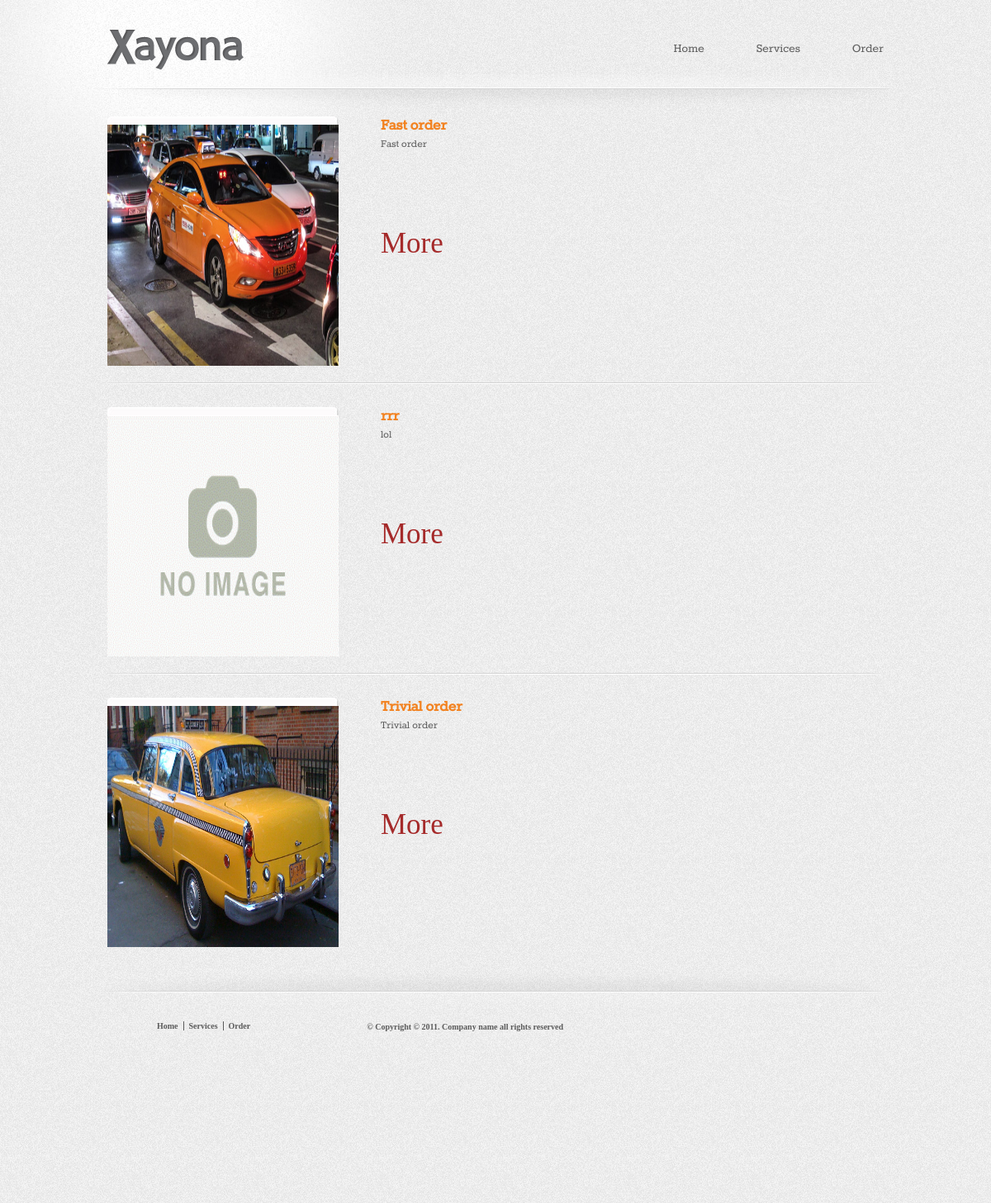
/services, run on the app's committed database.
### tables this page shows
CREATE TABLE `service` (
  `id` int(10) UNSIGNED NOT NULL,
  `description` varchar(200) NOT NULL,
  `content` text NOT NULL,
  `price` decimal(10,0) UNSIGNED NOT NULL,
  `img` varchar(200) NOT NULL DEFAULT 'no-image.png',
  `name` varchar(50) NOT NULL
);

### controller/RenderTemplate.php (called while the page is built, shortened)
<?php
abstract class RenderTemplate
{
    public function render($path, $args1 = [], $args2 = [])
    {
        extract($args1);
        extract($args2);
        require_once $path;
        $html = ob_get_clean();
        return $html;
    }
}

### controller/Controller.php (called while the page is built, shortened)
<?php
class Controller extends RenderTemplate
{
    private $model;
    function __construct() {
        $this->model = new Model();
    }
    public function services($id = null)
    {
        if (!isset($id)) {
            $service_list = $this->model->get_services();
            $html = $this->render('view/services.php', $service_list);
        } else {
            $service_list = $this->model->get_one_service($id);
            $html = $this->render('view/one_service.php', $service_list);
        }
        return $html;
    }
}

### route/routing.php (called while the page is built, shortened)
<?php
$host = explode('?', $_SERVER['REQUEST_URI'])[0];
$num = substr_count($host, '/');
$uri = explode('/', $host)[$num];
if ($uri === '' || $uri === 'index.php') {
    $controller = new Controller();
    $response = $controller->home();
    return $response;
} elseif ($uri === 'services') {
    $controller = new Controller();
    $id = null;
    $response = $controller->services($id);
    return $response;
} elseif ($uri === 'order') {
    $controller = new Controller();
    $response = $controller->order();
    return $response;
} elseif ($uri === 'register') {
    $controller = new Controller();
    $response = $controller->register();
    return $response;
} elseif ($uri === 'login') {
    $controller = new Controller();
    $response = $controller->login();
    return $response;
} elseif ($uri === 'logout') {
    $controller = new Controller();
    $response = $controller->logout();
    return $response;
} else {
    echo '404';die;
}

### model/Service.php (called while the page is built, shortened)
<?php
class Service {
    function __construct($id, $name, $description, $content, $img) {
        $this->id = $id;
        $this->name = $name;
        $this->description = $description;
        $this->img = $img;
    }
}

### inc/DB.php (called while the page is built, shortened)
<?php
class DB
{
    public $link;
    private function connect()
    {
        $config = require_once __dir__ . '/../conf/db_conf.php';
        $dsn = 'mysql:host=' . $config['host'] . ';dbname=' . $config['db_name'] . ';charset=' . $config['charset'];
        try {
            $this->link = new PDO($dsn, $config['user'], $config['pass']);
        } catch (Exception $exc) {
            echo $exc->getMessage();
            die();
        }
    }
    private function queryPrepare($query, $id =null)
    {
        $result = $this->link->prepare($query);
        $result_exe = isset($id) ? $result->execute([$id]) : $result->execute();
        $result->setFetchMode(PDO::FETCH_ASSOC);
        return $result;
    }
    public function getAll($query)
    {
        $result = $this->queryPrepare($query);
        $response = $result->fetchAll();
        return $response;
    }
}

### conf/db_conf.php (called while the page is built)
<?php
return [
    'host' => '127.0.0.1',
    'db_name' => 'taxi-jptvr15',
    'user' => 'root',
    'pass' => '',
    'charset' => 'utf8'
];

### model/Model.php (called while the page is built, shortened)
<?php
class Model
{
    public $db;
    function __construct() {
        $this->db = new DB();
    }
    public function get_services()
    {
        $query = 'SELECT * FROM service ORDER BY name';
        $rows = $this->db->getAll($query);
        $services_arr = [];
        foreach ($rows as $row) {
            $service = new Service($row["id"], $row["name"], $row["description"], $row["content"], $row["img"], $row["price"]);
            $services_arr[] = $service;
        }
        return $services_arr;
    }
}

### view/services.php (the view, shortened to what this page needs)
<ul>
    <?php foreach ($args1 as $service): ?>
        <li>
                <div class="featured">
                        <img class="service-img" src="public/images/<?= $service->img; ?>" alt=""/>
                </div>
                <div>
                        <h3><?= $service->name; ?></h3>
                        <?= "<p>{$service->description}</p>"; ?>
                        <a href="services?id=<?= $service->id ?>" class="more-btn">More</a>
                </div>
        </li>
    <?php endforeach; ?>
</ul>
<?php
require_once 'view/templates/layout.php';

### public/css/style.css (style rules this page uses)
body { margin:0; background:url(../images/bg-body.jpg); }
a { text-decoration: none; }
.body h3 { font-family: 'RokkittRegular'; font-size:16px; font-weight:bold; color:#636363; margin:15px 0 0; line-height:21px; }
.body p { font-family: 'RokkittRegular'; font-size:16px; text-align:justify; color:#636363; margin:0 0 20px; line-height:21px; }
.body ul { list-style:none; margin:0; padding:0; overflow:hidden; }
.body ul li:first-child { background:none; padding:0 0 30px; }
.body ul li { overflow:hidden; background:url(../images/separator.jpg) no-repeat center top; padding:30px 0; }
.body ul li div.featured { background:url(../images/interface.jpg) no-repeat 0 -68px; width:281px; height:292px; text-align: center; margin:0; }
.body ul li div.featured img { margin:10px 0 0 -3px; border:0; }
.body ul li div { float:left; margin:0 0 0 50px; width:609px; }
.body ul li div h3 { margin:0; font-size:20px; font-weight:bold; font-family: 'RokkittRegular'; color:#f28220; line-height:22px; }
.body ul li div p { line-height:22px; font-family: 'RokkittRegular'; font-size:14px; color:#5D5D5D; padding:0 0 90px; margin:0; }
.service-img { width: 100%; height: 100%; }
.more-btn { font-size: 35px; color: brown; }

### data on the page
service: img (picture), name "Fast order", description "Fast order"
service: img (placeholder picture), name "rrr", description "lol"
service: img (picture), name "Trivial order", description "Trivial order"
